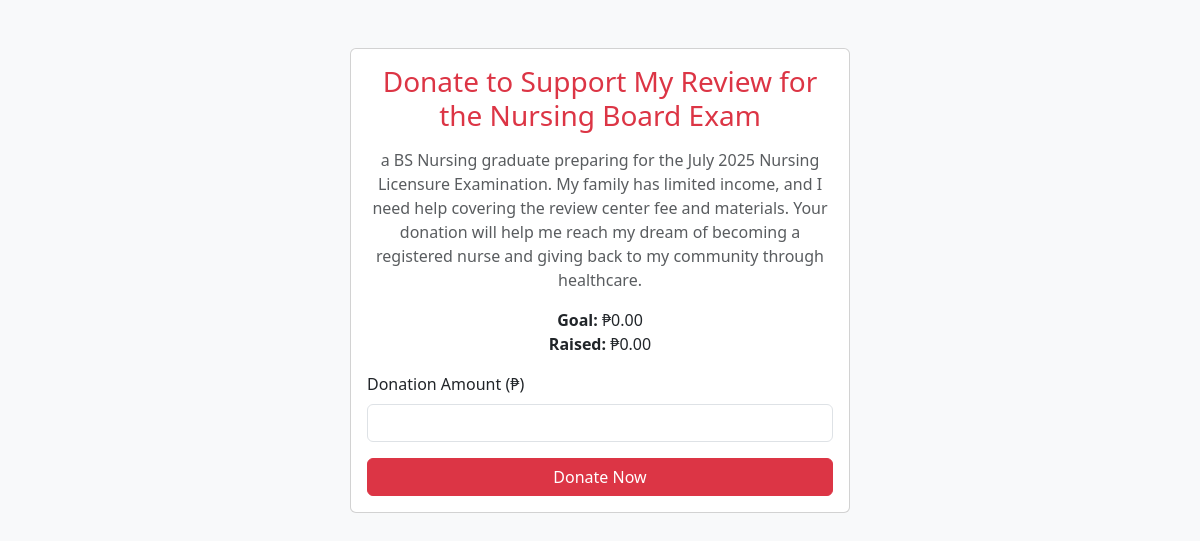
/user/donate.php?id=10 (signed in), run on the app's committed database.
### tables this page shows
CREATE TABLE `campaigns` (
  `id` int(11) NOT NULL,
  `user_id` int(11) DEFAULT NULL,
  `name` varchar(100) NOT NULL,
  `email` varchar(100) NOT NULL,
  `studentId` varchar(50) DEFAULT NULL,
  `title` varchar(150) NOT NULL,
  `goal` decimal(10,2) NOT NULL,
  `category` varchar(50) DEFAULT NULL,
  `description` text DEFAULT NULL,
  `image` varchar(255) DEFAULT NULL,
  `created_at` timestamp NOT NULL DEFAULT current_timestamp(),
  `goal_amount` decimal(10,2) DEFAULT 0.00,
  `raised_amount` decimal(10,2) DEFAULT 0.00
);

### user/donate.php (the view, shortened to what this page needs)
<?php
include('config.php');
$campaign_id = $_GET['id'] ?? 0;
$stmt = $conn->prepare("SELECT * FROM campaigns WHERE id = ?");
$stmt->bind_param("i", $campaign_id);
$stmt->execute();
$result = $stmt->get_result();
$campaign = $result->fetch_assoc();
?>
<!DOCTYPE html>
<html lang="en">
<head>
  <link href="https://cdn.jsdelivr.net/npm/bootstrap@5.3.3/dist/css/bootstrap.min.css" rel="stylesheet"/>
</head>
<body class="bg-light">
<div class="container py-5">
  <div class="card mx-auto" style="max-width: 500px;">
    <div class="card-body">
      <h3 class="card-title text-danger text-center mb-3">Donate to <?= htmlspecialchars($campaign['title']) ?></h3>
      <p class="text-muted text-center"><?= htmlspecialchars($campaign['description']) ?></p>
      <p class="text-center"><strong>Goal:</strong> ₱<?= number_format($campaign['goal_amount'], 2) ?><br>
      <strong>Raised:</strong> ₱<?= number_format($campaign['raised_amount'], 2) ?></p>
      <form method="POST">
        <div class="mb-3">
          <label for="amount" class="form-label">Donation Amount (₱)</label>
          <input type="number" name="amount" id="amount" class="form-control" required min="1" step="0.01">
        </div>
        <button type="submit" class="btn btn-danger w-100">Donate Now</button>
      </form>
    </div>
  </div>
</div>
</body>
</html>

### data on the page
campaigns: title "Support My Review for the Nursing Board Exam", description "a BS Nursing graduate preparing for the July 2025 Nursing Licensure Examination. My family has limited income, and I need help covering the review center fee and materials. Your donation will help me reach my dream of becoming a registered nurse and giving back to my community through healthcare.", goal_amount "0.00", raised_amount "0.00"
